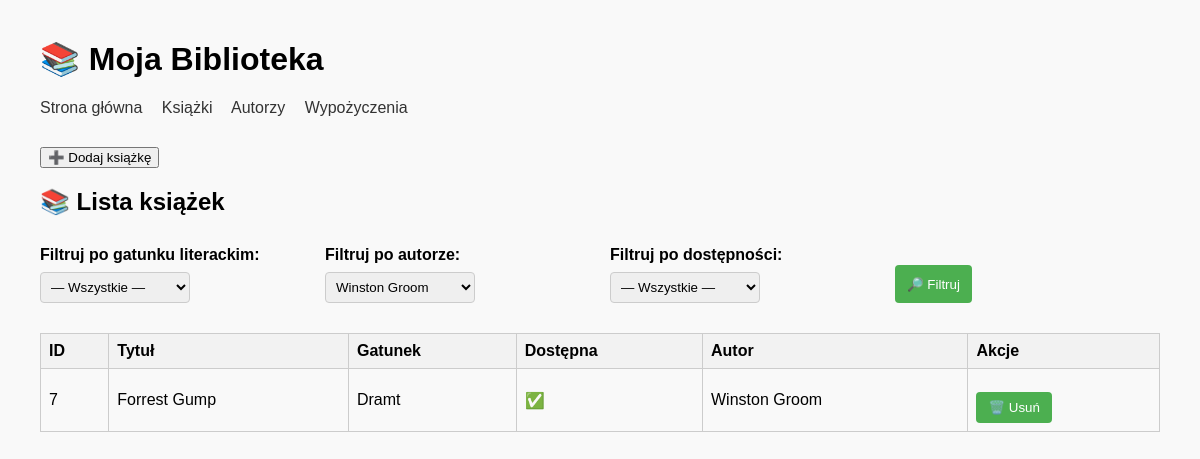
Screenshot of /books?author_id=5 with the database file from the repository.
### app/models.py (models this page shows, shortened)
class Book(db.Model):
    __tablename__ = "books"
    id = db.Column(db.Integer, primary_key=True)
    author_id = db.Column(db.Integer, db.ForeignKey("authors.id"), nullable=False)
    title = db.Column(db.String(200), nullable=False)
    genre = db.Column(db.String(100))
    available = db.Column(db.Boolean, default=True)
    borrowings = db.relationship("Borrowings", backref="book", lazy="dynamic")

class Author(db.Model):
    __tablename__ = "authors"
    id = db.Column(db.Integer, primary_key=True)
    name = db.Column(db.String(100), nullable=False)
    surname = db.Column(db.String(100), nullable=False)
    nationality = db.Column(db.String(100))
    main_genre = db.Column(db.String(100))
    info_url = db.Column(db.String(300), nullable=True)
    books = db.relationship("Book", backref="author", lazy="dynamic")

### app/routes.py (the view)
@app.route("/books", strict_slashes=False)
def books():
    genre = request.args.get("genre")
    author_id = request.args.get("author_id")
    available = request.args.get("available")
    genres = db.session.query(Book.genre).distinct().filter(Book.genre.isnot(None)).all()
    genre_list = sorted(set(g[0] for g in genres if g[0]))
    authors = Author.query.order_by(Author.name).all()
    query = Book.query
    if available == "true":
        query = query.filter(Book.available.is_(True))
    elif available == "false":
        query = query.filter(Book.available.is_(False))
    if genre:
        query = query.filter(Book.genre.ilike(f"%{genre}%"))
    if author_id:
        query = query.filter(Book.author_id == int(author_id))
    books = query.all()
    return render_template("books.html", books=books, genre_list=genre_list, authors=authors)

### app/templates/books.html (shortened to what this page needs)
{% extends "base.html" %}
{% block content %}
<a href="{{ url_for('new_book') }}">
    <button>➕ Dodaj książkę</button>
</a>
<h2>📚 Lista książek</h2>
<form method="GET" action="{{ url_for('books') }}" class="filter-row">
        <div>
        <label for="genre">Filtruj po gatunku literackim:</label>
        <select name="genre">
            <option value="">— Wszystkie —</option>
        </select>
    </div>
    <div>
        <label for="author_id">Filtruj po autorze:</label>
        <select name="author_id">
            {% for author in authors %}
            <option value="{{ author.id }}" {% if request.args.get('author_id')==author.id|string %}selected{% endif %}>
                {{ author.name }} {{ author.surname }}
            </option>
            {% endfor %}
        </select>
    </div>
    <div>
        <label for="available">Filtruj po dostępności:</label>
        <select name="available">
            <option value="">— Wszystkie —</option>
        </select>
    </div>
    <div>
        <button type="submit">🔎 Filtruj</button>
    </div>
</form>
<table>
    <tr>
        <th>ID</th>
        <th>Tytuł</th>
        <th>Gatunek</th>
        <th>Dostępna</th>
        <th>Autor</th>
        <th>Akcje</th>
    </tr>
    {% for book in books %}
    <tr>
        <td>{{ book.id }}</td>
        <td>{{ book.title }}</td>
        <td>{{ book.genre }}</td>
        <td>{{ "✅" if book.available else "❌" }}</td>
        <td>{{ book.author.name }} {{ book.author.surname }}</td>
        <td>
            <form method="POST" action="{{ url_for('delete_book', book_id=book.id) }}" style="display:inline;">
                <button type="submit" onclick="return confirm('Czy na pewno chcesz usunąć tę książkę?')">🗑️
                    Usuń</button>
            </form>
        </td>
    </tr>
    {% endfor %}
</table>
{% endblock %}

### app/static/style.css (style rules this page uses)
body { font-family: Arial, sans-serif; margin: 40px; background-color: #f9f9f9; }
form:not(.filter-row) { max-width: 400px; margin-bottom: 30px; }
form label { display: block; margin-top: 10px; font-weight: bold; }
form input, form select { width: 100%; padding: 6px; margin-top: 4px; box-sizing: border-box; border: 1px solid #ccc; border-radius: 4px; }
form button { margin-top: 15px; padding: 8px 12px; background-color: #4CAF50; color: white; border: none; border-radius: 4px; cursor: pointer; }
table { width: 100%; border-collapse: collapse; margin-top: 20px; }
table th, table td { border: 1px solid #ccc; padding: 8px; text-align: left; }
table th { background-color: #f2f2f2; }
.filter-row { display: flex; gap: 20px; align-items: flex-end; flex-wrap: wrap; margin-bottom: 30px; max-width: none; }
form.filter-row div { flex: 1; min-width: 150px; }
form.filter-row button { margin-top: 0; height: 38px; }
.filter-row label { display: block; font-weight: bold; margin-bottom: 4px; }
.filter-row select { width: 150px; }

### rows the page displays
Book: id "7", title "Forrest Gump", genre "Dramt", available "✅", author.name "Winston", author.surname "Groom"

### other values shown
form field author_id "Winston Groom"
